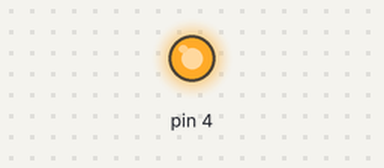
The program below on a simulated MicroPython board. Parts: output pins drawn as LEDs (lit = HIGH). What the program prints to the serial console is not drawn. At 3.9 s the program stops and its outputs stay as they are.

Above: at 0.1 s.
At 3.7 s:
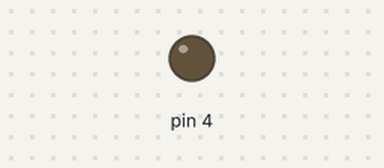
Timing chart, 0 to 5.2 s (numbered marks = the images above):
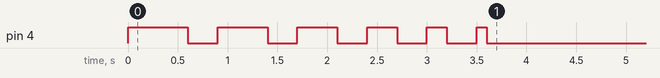

The program:

start_with_an_empty_list_and_fill_it_using_a_loop.py
```python
from machine import Pin
import time

def flash(pin_no, times):
    led_controller = Pin(pin_no, Pin.OUT, value=0)
    speeds = []
    for i in range(times):
        speeds.append(600-i*100)

    print(speeds)

    for speed  in speeds:
        led_controller.value(1)
        time.sleep_ms(speed)
        led_controller.value(0)
        time.sleep_ms(300)

flash(4, 6)
```

Measured:
- by itself, pin 4: LOW → HIGH at 0.00 s, → LOW 0.60 s later, → HIGH 0.30 s later, → LOW 0.50 s later, … (12 changes in this stretch)
